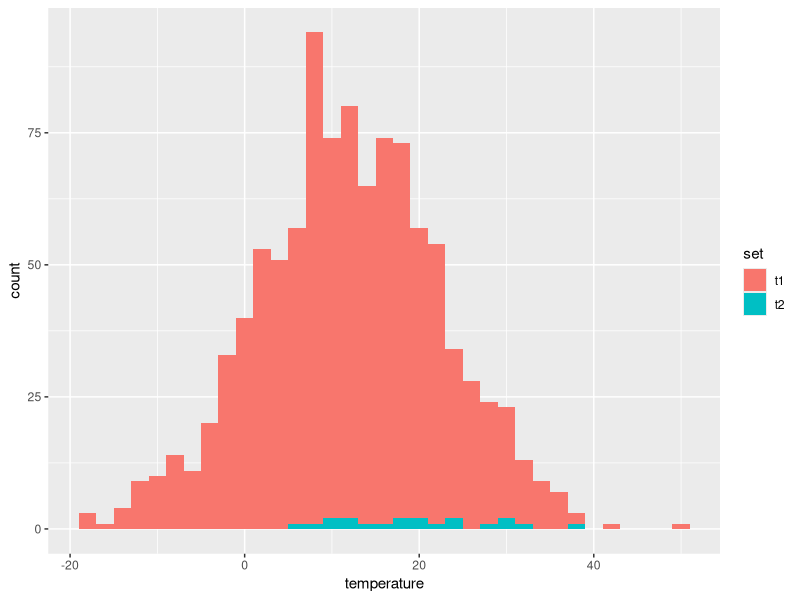
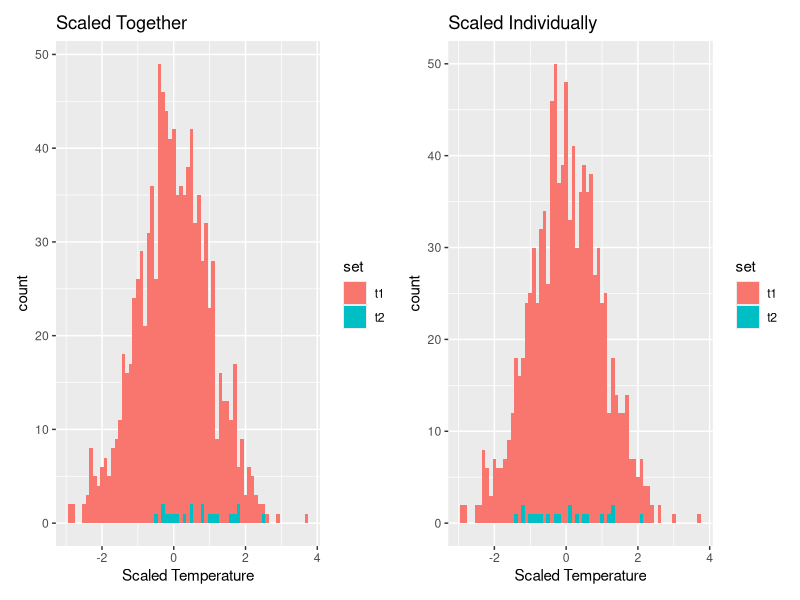
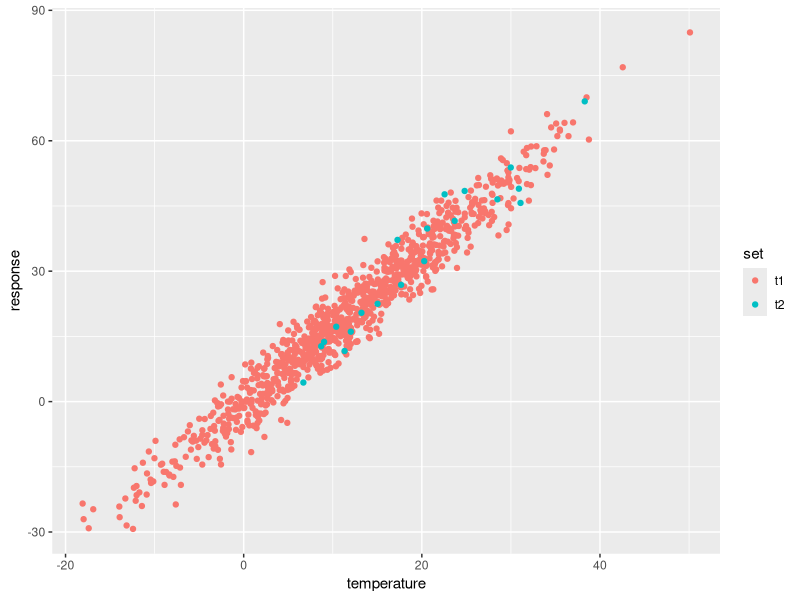

Write the R code that produced these figures, in order. (Note: this script raises an error after producing the figures.)
## ---- chunk 1
knitr::opts_chunk$set(echo = TRUE)
# .libPaths('C:/ecology/Drive/R/libraries') # for Adam's computer only
.libPaths('C:/Subarashi/R/libraries') # for Adam's computer only
## ---- chunk 2
# setup
library(ggplot2) # plotting
library(patchwork) # combining ggplots
set.seed(1)

# sample sizes
n1 <- 1000
n2 <- 20

# means and standard deviations
mu1 <- 12
mu2 <- 12 + 10

sigma1 <- 10
sigma2 <- 8

t1 <- rnorm(n1, mu1, sigma1)
t2 <- rnorm(n2, mu2, sigma2)

combined <- data.frame(
	set = c(rep('t1', n1), rep('t2', n2)),
	temperature = c(t1, t2)
)

ggplot(combined, aes(x = temperature, fill = set)) +
	geom_histogram(binwidth = 2)
## ---- chunk 3
# scale by overall mu and sigma
combined$temperature_combined <- scale(combined$temperature)

# scale by individual mu and sigma
combined$temperature_individual <- NA_real_
combined$temperature_individual[combined$set == 't1'] <- scale(combined$temperature[combined$set == 't1'])
combined$temperature_individual[combined$set == 't2'] <- scale(combined$temperature[combined$set == 't2'])

combo_scale <- ggplot(combined, aes(x = temperature_combined, fill = set)) +
	geom_histogram(binwidth = 0.1) +
	xlab('Scaled Temperature') +
	ggtitle('Scaled Together')

individ_scale <- ggplot(combined, aes(x = temperature_individual, fill = set)) +
	geom_histogram(binwidth = 0.1) +
	xlab('Scaled Temperature') +
	ggtitle('Scaled Individually')

combo_scale + individ_scale
## ---- chunk 4
true_beta0 <- -0.2
true_beta1 <- 1.7

mu <- true_beta0 + true_beta1 * combined$temperature
sd <- 4

combined$response <- rnorm(n1 + n2, mu, sd)

ggplot(combined, aes(x = temperature, y = response, color = set)) +
	geom_point()
## ---- chunk 5
lm_combo <- lm(response ~ temperature_combined, data = combined)

lm_combo1 <- lm(response ~ temperature_combined, data = combined, subset = set == 't1')
lm_combo2 <- lm(response ~ temperature_combined, data = combined, subset = set == 't2')

lm_individ1 <- lm(response ~ temperature_individual, data = combined, subset = set == 't1')
lm_individ2 <- lm(response ~ temperature_individual, data = combined, subset = set == 't2')

lm_combo <- lm(response ~ temperature, data = combined)

lm_combo1 <- lm(response ~ temperature, data = combined, subset = set == 't1')
lm_combo2 <- lm(response ~ temperature, data = combined, subset = set == 't2')

lm_individ1 <- lm(response ~ temperature, data = combined, subset = set == 't1')
lm_individ2 <- lm(response ~ temperature, data = combined, subset = set == 't2')

# combine coefficient estimates into a single data frame
models <- c('lm_combo', 'lm_combo1', 'lm_combo2', 'lm_individ1', 'lm_individ2')
for (i in seq_along(models)) {

	model <- get(models[i])
	coeffs <- coefficients(model)

	if (i == 1) {
		summary <- rbind(coeffs)
	} else {
		summary <- rbind(summary, rbind(coeffs))
	}

}

rownames(summary) <- models
summary

# unscale estimates
 

## ---- chunk 6

lm_corrected1 <- lm(response ~ temperature)
